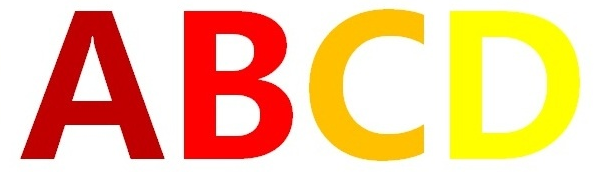
//> input picture 2.1 距离变换/abc.png, 604 x 172 px
$ ./dist_byVector   (built with g++ and OpenCV 4)
//> lines starting //> are read from the running program, lines starting //| are printed output that depends on the picture; after the words box and inside, x2 and y2 are one past the last pixel; in counts of white or black regions, pixels touching at a corner belong together
#include <opencv2/opencv.hpp>
#include <vector>
#include <stdio.h>
#include <unistd.h>
#include <sstream>
#include <algorithm>

using namespace std;

bool InArea(int i, int j, int rows, int cols);
void D4AL(int i,int j, int rows, int cols, vector<vector<int>> &f);
void D4BR(int i, int j, int rows, int cols, vector<vector<int>> &f);


/*
  该距离变换算法中，以图片中的哪些像素为子图是关键，一般src中是经过二值化的全图
*/
void DistanceTransformD4(vector<vector<int>> &src, vector<vector<int>> &f)
{
    int cols = src[0].size();
    int rows = src.size();
    int c =  f[0].size();
    int r = f.size();

    printf("%s:  cols:   %d, rows:   %d \n", __func__, cols, rows);
    printf("%s:  f.cols: %d, f.rows: %d \n", __func__, cols, rows);

    //初始化f，子图的元素值设置成0
    for(int i = 0; i < rows; ++i){
        for(int j = 0; j < cols; ++j){
            if(src[i][j] == 0){ // src数字中为0值的元素为子图
                f[i][j] = 0;
            }
            else{
                f[i][j] = 255;
            }
        }
    }


    //按行遍历图像，从上到下，从左到右
    for (int i = 0; i < rows; ++i){
        for (int j = 0; j < cols; ++j){
            D4AL(i, j, rows, cols, f);
        }
    }

    //按行遍历图像，从下到上，从右到左
    for (int i = rows - 1; i >= 0; --i){
        for (int j = cols - 1; j >= 0; --j){
            D4BR(i, j, rows, cols, f);
        }
    }

    c =  f[0].size();
    r = f.size();
    printf("%s:  f.cols: %d, f.rows: %d \n", __func__, cols, rows);
}

/*
    从左到右，从上到下的变换函数，如下图：
    ▢▢
    ▢▣      ▢q元素，▣p元素，F(p)=min[F(p),D(p,q)+F(q)]
    ▢

*/
void D4AL(int i,int j, int rows, int cols, vector<vector<int>> &f)
{
    //上
    if(InArea(i - 1, j, rows, cols)){
      	f[i][j] = min(f[i][j], 1 + f[i - 1][j]);
    }

    //左上
    if(InArea(i - 1, j - 1, rows, cols)){
	    f[i][j] = min(f[i][j], 2 + f[i - 1][j - 1]);
    }

    //左
    if(InArea(i, j - 1, rows, cols)){
	    f[i][j] = min(f[i][j], 1 + f[i][j - 1]);
    }

    //左下
    if(InArea(i + 1, j - 1, rows, cols)){
	    f[i][j] = min(f[i][j], 2 + f[i + 1][j - 1]);
    }
}

/*
    从左到右，从上到下的变换函数，如下图：
         ▢
       ▣▢      ▢q元素，▣p元素，F(p)=min[F(p),D(p,q)+F(q)]
       ▢▢
*/
void D4BR(int i, int j, int rows, int cols, vector<vector<int>> &f)
{
    //下
    if(InArea(i + 1, j, rows, cols)){
        f[i][j] = min(f[i][j], 1 + f[i + 1][j]);
    }

    //右下
    if(InArea(i + 1, j + 1, rows, cols)){
        f[i][j] = min(f[i][j], 2 + f[i + 1][j + 1]);
    }

    //右
    if(InArea(i, j + 1, rows, cols)){
        f[i][j] = min(f[i][j], 1 + f[i][j + 1]);
    }

    //右上
    if(InArea(i - 1, j + 1, rows, cols)){
        f[i][j] = min(f[i][j], 2 + f[i - 1][j + 1]);
    }
}

bool InArea(int i, int j, int rows, int cols)
{
    if (i<0 || i>=rows)
        return false;
    if (j<0 || j>=cols)
        return false;
    return true;
}

std::vector<std::vector<int>> convert_image_to_vector(const cv::Mat& image)
{
    std::vector<std::vector<int>> image_vector;

    image_vector.reserve(image.rows * image.cols);

    for (int i = 0; i < image.rows; ++i) {
        std::vector<int> row_vector;
        for (int j = 0; j < image.cols; ++j) {
            // 对于彩色图像，可以使用cv::Vec3b来获取三个颜色通道的值
            // 这里我们处理灰度图像，所以用cv::Vec3b也可以，但只取第一个值
            row_vector.push_back(image.at<uchar>(i, j));
        }
        image_vector.push_back(row_vector);
    }
    return image_vector;
}

void myTransform(cv::Mat& imageIn, cv::Mat& imageOut)
{
    std::vector<std::vector<int>> imi, f;
    int cols = imageIn.cols;
    int rows = imageIn.rows;

    //预先分配f
    for(int i=0; i<rows; i++){
        std::vector<int> row_vec;
        for(int j=0; j<cols; j++){
            row_vec.push_back(255);
        }
        f.push_back(row_vec);
    }
    printf("%s: f.cols: %ld, f.rows: %ld\n", __func__, f[0].size(), f.size());
    imi = convert_image_to_vector(imageIn);
    DistanceTransformD4(imi, f);
    //将vector<vector<int>>的数据复制到cv::Mat中
    for(int i = 0; i < f.size(); ++i){
        for(int j = 0; j < f[0].size(); ++j){
            imageOut.at<float>(i, j) = (float)f[i][j];
        }
    }
}

void zoom(cv::Mat& m, cv::Mat& d, int v)
{
    for (int i = 0; i < m.rows; i++)
    {
        for (int j = 0; j < m.cols; j++)
        {
            if (m.at<float>(i, j) > v)
            {
                d.at<uchar>(i, j) = 255;   //符合距离大于最大值一定比例条件的点设为255
            }
        }
    }
}


int main( int argc, const char** argv )
{
    float maxValue = 0;  //保存距离变换矩阵中的最大值
    int   maxValueInt = 5;
    cv::Mat src = cv::imread("./abc.png", 0);
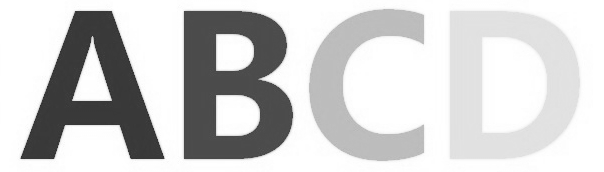
//> src: 172 rows x 604 cols, CV_8UC1; min 46, max 255, mean 206.6

    cv::namedWindow("image");
    cv::imshow("image", src);

    cv::imwrite("./abc.bmp", src);
    cv::Mat imageGray=~src;  //取反, 255减去Mat中的每个元素的值，得到取反后的Mat中对应的取反值。
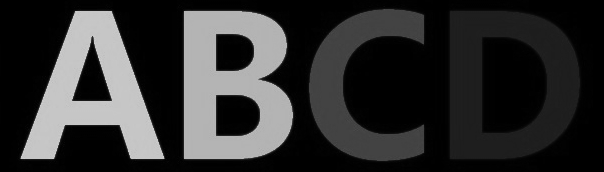
//> imageGray: 172 rows x 604 cols, CV_8UC1; min 0, max 209, mean 48.4
    cv::imwrite("./abc_N.bmp", imageGray);

    cv::GaussianBlur(imageGray, imageGray, cv::Size(5, 5), 2); //滤波-去除杂点
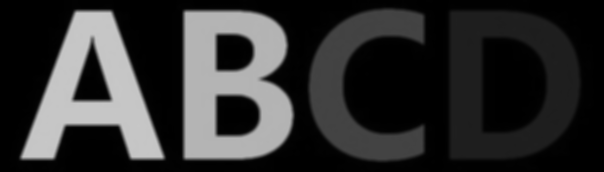
//> imageGray: 172 rows x 604 cols, CV_8UC1; min 0, max 199, mean 48.4
    cv::threshold(imageGray, imageGray, 10, 255, cv::THRESH_BINARY);//大于10就被置为255（纯白色），小于10置为0（黑色）
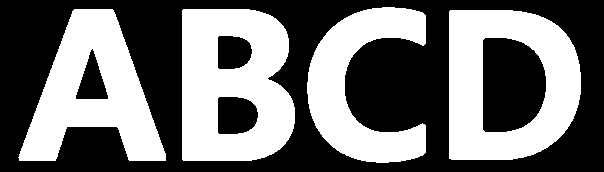
//> imageGray: 172 rows x 604 cols, CV_8UC1; 44.9% white; 4 white regions, box (x1, y1, x2, y2) and area: (182, 9, 295, 161) 13247, (449, 10, 581, 160) 12528, (18, 9, 166, 161) 11588, (307, 7, 426, 163) 9273
    cv::imwrite("./abc_N_Thr.bmp", imageGray);

    cv::namedWindow("imageGray");
    cv::imshow("imageGray",imageGray);
    cv::Mat imageThin(imageGray.size(), CV_32FC1);
    #if 0
        cv::distanceTransform(imageGray, imageThin, CV_DIST_L2, 3);  //距离计算，imageGray矩阵的子集S是字母“ABCD”之外的背景，因为背景是纯黑色，是0，而不是“ABCD”纯白色的字母
    #else
        myTransform(imageGray, imageThin);
//| myTransform: f.cols: 604, f.rows: 172
//> after the loop in convert_image_to_vector, `for (int i = 0; i < image.rows; ++i)`: image_vector = 172 items
//> in DistanceTransformD4, `int cols = src[0].size();`: cols = 604
//> in DistanceTransformD4, `int rows = src.size();`: rows = 172
//> in DistanceTransformD4, `int c =  f[0].size();`: c = 604
//> in DistanceTransformD4, `int r = f.size();`: r = 172
//| DistanceTransformD4:  cols:   604, rows:   172
//| DistanceTransformD4:  f.cols: 604, f.rows: 172
//| DistanceTransformD4:  f.cols: 604, f.rows: 172
//> after the loop in myTransform, `for(int i = 0; i < f.size(); ++i)`:
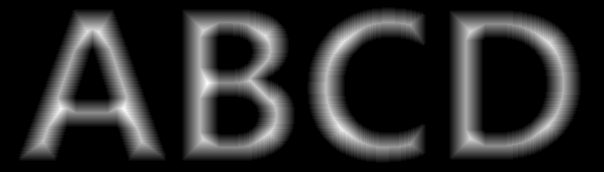
//> imageOut: 172 rows x 604 cols, CV_32FC1; min 0, max 26, mean 4.3; drawn with min black and max white
    #endif

    cv::imwrite("./abc_N_Thr_Trans.bmp", imageThin);   //输出图片是F(p)矩阵，

    cv::Mat distShow;
    distShow = cv::Mat::zeros(imageGray.size(), CV_8UC1);

    for (int i = 0; i < imageThin.rows; i++)
    {
        for (int j = 0; j < imageThin.cols; j++)
        {
            if (imageThin.at<float>(i, j) > maxValue)
            {
                maxValue = imageThin.at<float>(i, j);  //获取距离变换的最大值
            }
        }
    }
//> this loop made 172 passes
//> maxValue on passes 1 to 3: 0, 0, 0
//> after the loop, maxValue = 26
    printf("maxValue: %f\n", maxValue);
//| maxValue: 26.000000

    for (int i = 0; i < imageThin.rows; i++)
    {
        for (int j = 0; j < imageThin.cols; j++)
        {
            // if (imageThin.at<float>(i, j) > maxValue / 1.9)
            if (imageThin.at<float>(i, j) > maxValueInt)
            {
                distShow.at<uchar>(i, j) = 255;   //符合距离大于最大值一定比例条件的点设为255
            }
        }
    }
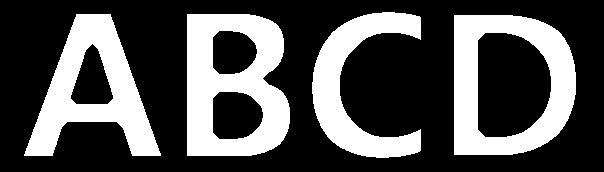
//> distShow: 172 rows x 604 cols, CV_8UC1; 32% white; 4 white regions, box (x1, y1, x2, y2) and area: (187, 14, 290, 156) 9610, (454, 15, 576, 155) 8851, (24, 14, 161, 156) 8315, (312, 12, 421, 158) 6489
    cv::namedWindow("distShow");
    cv::imshow("distShow", distShow);
    // cv::startWindowThread();//开始不断的更新图片

    while(1){
        char c = (char)cv::waitKey(0); //等待30ms
//> the Esc key is pressed
        // cv::destroyAllWindows();
        if(c == 82)
            maxValueInt++;
        else if(c == 84)
            maxValueInt--;
        // printf("%d ", maxValueInt);
        // fflush(stdout);
        distShow.setTo(cv::Scalar(0));
//> distShow: 172 rows x 604 cols, CV_8UC1; every value is 0
        zoom(imageThin, distShow, maxValueInt);
        cv::imshow("distShow", distShow);
        if( c == 27 )
            break;
    }
}

$ run again, with 2.1 距离变换/hexagon.png copied over 2.1 距离变换/abc.png
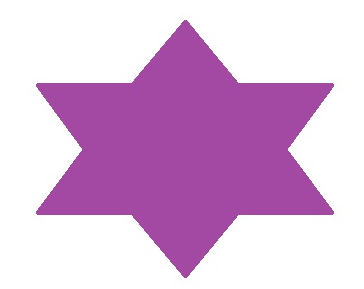
//> input picture 2.1 距离变换/hexagon.png, 364 x 289 px
//| myTransform: f.cols: 364, f.rows: 289
//> after the loop in convert_image_to_vector, `for (int i = 0; i < image.rows; ++i)`: image_vector = 289 items
//> in DistanceTransformD4, `int cols = src[0].size();`: cols = 364
//> in DistanceTransformD4, `int rows = src.size();`: rows = 289
//> c = 364
//> r = 289
//| DistanceTransformD4:  cols:   364, rows:   289
//| DistanceTransformD4:  f.cols: 364, f.rows: 289
//| DistanceTransformD4:  f.cols: 364, f.rows: 289
//> after the loop in myTransform, `for(int i = 0; i < f.size(); ++i)`:
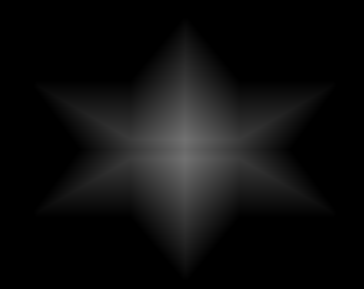
//> imageOut: 289 rows x 364 cols, CV_32FC1; min 0, max 113, mean 13.9
//> the loop `for (int i = 0; i < imageThin.rows; i++)` made 289 passes
//> maxValue on passes 1 to 3: 0, 0, 0
//> after the loop `for (int i = 0; i < imageThin.rows; i++)`: maxValue = 113
//| maxValue: 113.000000
//> after the loop `for (int i = 0; i < imageThin.rows; i++)`:
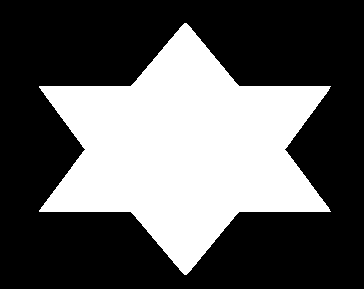
//> distShow: 289 rows x 364 cols, CV_8UC1; 36.3% white; 1 white region, box (x1, y1, x2, y2) and area: (39, 23, 331, 275) 38147
